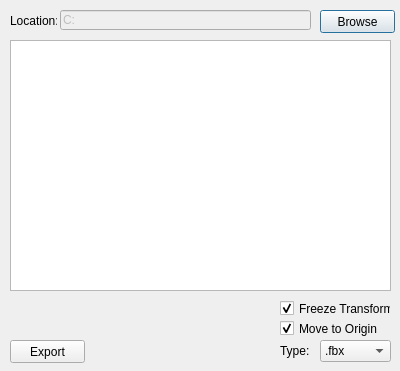
<?xml version="1.0" encoding="UTF-8"?>
<ui version="4.0">
 <class>Dialog</class>
 <widget class="QDialog" name="Dialog">
  <property name="geometry">
   <rect>
    <x>0</x>
    <y>0</y>
    <width>400</width>
    <height>371</height>
   </rect>
  </property>
  <property name="windowTitle">
   <string>Batch Exporter</string>
  </property>
  <widget class="QPushButton" name="change_btn">
   <property name="geometry">
    <rect>
     <x>320</x>
     <y>10</y>
     <width>75</width>
     <height>23</height>
    </rect>
   </property>
   <property name="text">
    <string>Browse</string>
   </property>
  </widget>
  <widget class="QLabel" name="label">
   <property name="geometry">
    <rect>
     <x>10</x>
     <y>10</y>
     <width>47</width>
     <height>21</height>
    </rect>
   </property>
   <property name="text">
    <string>Location:</string>
   </property>
  </widget>
  <widget class="QLineEdit" name="textBox">
   <property name="enabled">
    <bool>false</bool>
   </property>
   <property name="geometry">
    <rect>
     <x>60</x>
     <y>10</y>
     <width>251</width>
     <height>20</height>
    </rect>
   </property>
   <property name="text">
    <string>C:</string>
   </property>
  </widget>
  <widget class="QPushButton" name="export_btn">
   <property name="geometry">
    <rect>
     <x>10</x>
     <y>340</y>
     <width>75</width>
     <height>23</height>
    </rect>
   </property>
   <property name="text">
    <string>Export</string>
   </property>
  </widget>
  <widget class="QPlainTextEdit" name="output">
   <property name="enabled">
    <bool>true</bool>
   </property>
   <property name="geometry">
    <rect>
     <x>10</x>
     <y>40</y>
     <width>381</width>
     <height>251</height>
    </rect>
   </property>
   <property name="readOnly">
    <bool>true</bool>
   </property>
   <property name="placeholderText">
    <string/>
   </property>
  </widget>
  <widget class="QComboBox" name="comboBox">
   <property name="geometry">
    <rect>
     <x>320</x>
     <y>340</y>
     <width>71</width>
     <height>22</height>
    </rect>
   </property>
   <item>
    <property name="text">
     <string>.fbx</string>
    </property>
   </item>
   <item>
    <property name="text">
     <string>.obj</string>
    </property>
   </item>
  </widget>
  <widget class="QLabel" name="label_2">
   <property name="geometry">
    <rect>
     <x>280</x>
     <y>340</y>
     <width>31</width>
     <height>21</height>
    </rect>
   </property>
   <property name="text">
    <string>Type:</string>
   </property>
  </widget>
  <widget class="QCheckBox" name="checkBox">
   <property name="geometry">
    <rect>
     <x>280</x>
     <y>300</y>
     <width>111</width>
     <height>17</height>
    </rect>
   </property>
   <property name="text">
    <string>Freeze Transforms</string>
   </property>
   <property name="checked">
    <bool>true</bool>
   </property>
  </widget>
  <widget class="QCheckBox" name="checkBox_2">
   <property name="geometry">
    <rect>
     <x>280</x>
     <y>320</y>
     <width>111</width>
     <height>17</height>
    </rect>
   </property>
   <property name="text">
    <string>Move to Origin</string>
   </property>
   <property name="checked">
    <bool>true</bool>
   </property>
  </widget>
 </widget>
 <resources/>
 <connections/>
</ui>
